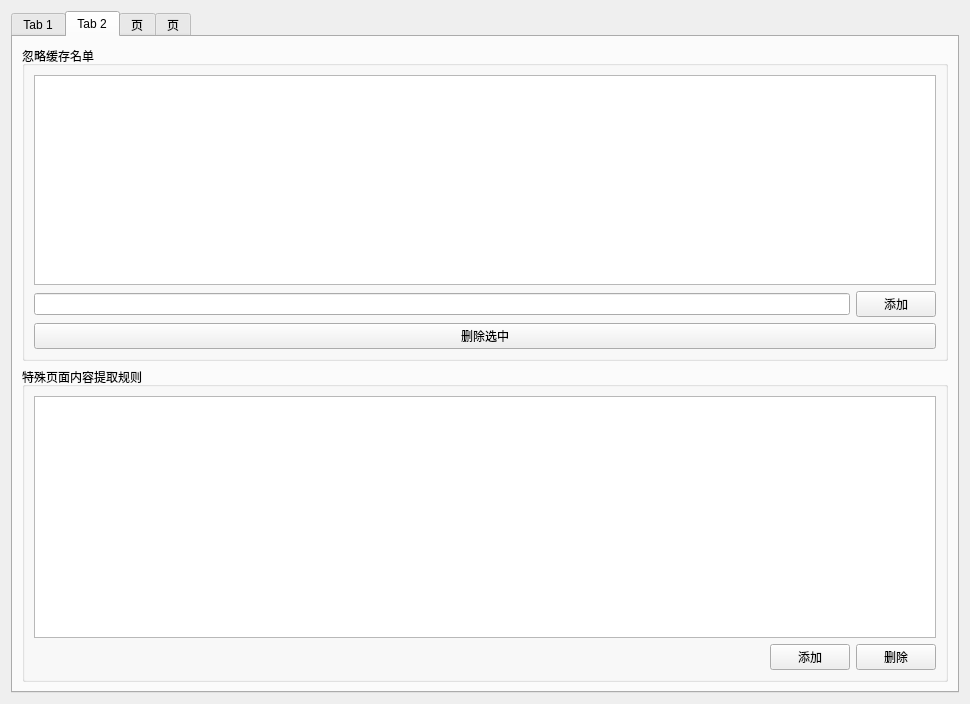
<?xml version="1.0" encoding="UTF-8"?>
<ui version="4.0">
 <class>Form</class>
 <widget class="QWidget" name="Form">
  <property name="geometry">
   <rect>
    <x>0</x>
    <y>0</y>
    <width>970</width>
    <height>704</height>
   </rect>
  </property>
  <property name="windowTitle">
   <string>Form</string>
  </property>
  <layout class="QGridLayout" name="gridLayout">
   <item row="0" column="0">
    <widget class="QTabWidget" name="tabWidget">
     <property name="currentIndex">
      <number>1</number>
     </property>
     <widget class="QWidget" name="tab">
      <attribute name="title">
       <string>Tab 1</string>
      </attribute>
      <layout class="QGridLayout" name="gridLayout_2">
       <item row="2" column="0">
        <widget class="QGroupBox" name="groupBox">
         <property name="title">
          <string>代理配置认证</string>
         </property>
         <layout class="QVBoxLayout" name="verticalLayout">
          <item>
           <widget class="QLabel" name="label_2">
            <property name="text">
             <string>代理平台选择</string>
            </property>
           </widget>
          </item>
          <item>
           <widget class="QComboBox" name="comboBox_proxy_platform_select"/>
          </item>
          <item>
           <widget class="QLabel" name="label_3">
            <property name="text">
             <string>用户名</string>
            </property>
           </widget>
          </item>
          <item>
           <widget class="QLineEdit" name="lineEdit__proxy_platform_user"/>
          </item>
          <item>
           <widget class="QLabel" name="label_4">
            <property name="text">
             <string>密码</string>
            </property>
           </widget>
          </item>
          <item>
           <widget class="QLineEdit" name="lineEdit__proxy_platform_pass"/>
          </item>
         </layout>
        </widget>
       </item>
       <item row="1" column="0">
        <widget class="QGroupBox" name="groupBox_2">
         <property name="title">
          <string>读取邮箱认证</string>
         </property>
         <layout class="QVBoxLayout" name="verticalLayout_2">
          <item>
           <widget class="QLabel" name="label_5">
            <property name="text">
             <string>用户名</string>
            </property>
           </widget>
          </item>
          <item>
           <widget class="QLineEdit" name="lineEdit_read_email_user"/>
          </item>
          <item>
           <widget class="QLabel" name="label_6">
            <property name="text">
             <string>密码</string>
            </property>
           </widget>
          </item>
          <item>
           <widget class="QLineEdit" name="lineEdit_read_email_pass"/>
          </item>
         </layout>
        </widget>
       </item>
       <item row="0" column="0">
        <widget class="QGroupBox" name="groupBox_3">
         <property name="title">
          <string>软件认证</string>
         </property>
         <layout class="QVBoxLayout" name="verticalLayout_3">
          <item>
           <widget class="QLabel" name="label">
            <property name="text">
             <string>秘钥</string>
            </property>
           </widget>
          </item>
          <item>
           <widget class="QLineEdit" name="lineEdit_app_auth"/>
          </item>
          <item>
           <widget class="QLabel" name="label_7">
            <property name="text">
             <string>认证过期时间:</string>
            </property>
           </widget>
          </item>
          <item>
           <widget class="QLabel" name="label_8">
            <property name="text">
             <string>2025-07-31</string>
            </property>
           </widget>
          </item>
         </layout>
        </widget>
       </item>
       <item row="3" column="0">
        <spacer name="verticalSpacer">
         <property name="orientation">
          <enum>Qt::Vertical</enum>
         </property>
         <property name="sizeHint" stdset="0">
          <size>
           <width>20</width>
           <height>40</height>
          </size>
         </property>
        </spacer>
       </item>
      </layout>
     </widget>
     <widget class="QWidget" name="tab_2">
      <attribute name="title">
       <string>Tab 2</string>
      </attribute>
      <layout class="QVBoxLayout" name="verticalLayout_4">
       <item>
        <widget class="QGroupBox" name="groupBox_4">
         <property name="title">
          <string>忽略缓存名单</string>
         </property>
         <layout class="QVBoxLayout" name="verticalLayout_5">
          <item>
           <widget class="QListWidget" name="listWidget_link_ignore"/>
          </item>
          <item>
           <layout class="QHBoxLayout" name="horizontalLayout">
            <item>
             <widget class="QLineEdit" name="lineEdit_link_ignore_input"/>
            </item>
            <item>
             <widget class="QPushButton" name="pushButton_link_ignore_add">
              <property name="text">
               <string>添加</string>
              </property>
             </widget>
            </item>
           </layout>
          </item>
          <item>
           <widget class="QPushButton" name="pushButton_link_ignore_del">
            <property name="text">
             <string>删除选中</string>
            </property>
           </widget>
          </item>
         </layout>
        </widget>
       </item>
       <item>
        <widget class="QGroupBox" name="groupBox_5">
         <property name="title">
          <string>特殊页面内容提取规则</string>
         </property>
         <layout class="QVBoxLayout" name="verticalLayout_6">
          <item>
           <widget class="QTableWidget" name="tableWidget_url_pattern"/>
          </item>
          <item>
           <layout class="QHBoxLayout" name="horizontalLayout_2">
            <item>
             <spacer name="horizontalSpacer">
              <property name="orientation">
               <enum>Qt::Horizontal</enum>
              </property>
              <property name="sizeHint" stdset="0">
               <size>
                <width>40</width>
                <height>20</height>
               </size>
              </property>
             </spacer>
            </item>
            <item>
             <widget class="QPushButton" name="pushButton_url_pattren_add">
              <property name="text">
               <string>添加</string>
              </property>
             </widget>
            </item>
            <item>
             <widget class="QPushButton" name="pushButton_url_pattren_del">
              <property name="text">
               <string>删除</string>
              </property>
             </widget>
            </item>
           </layout>
          </item>
         </layout>
        </widget>
       </item>
      </layout>
     </widget>
     <widget class="QWidget" name="tab_3">
      <attribute name="title">
       <string>页</string>
      </attribute>
      <layout class="QGridLayout" name="gridLayout_3">
       <item row="0" column="0">
        <widget class="QCheckBox" name="checkBox_data_gen_is_depend">
         <property name="text">
          <string>工具按钮独立显示</string>
         </property>
        </widget>
       </item>
       <item row="1" column="0">
        <spacer name="verticalSpacer_2">
         <property name="orientation">
          <enum>Qt::Vertical</enum>
         </property>
         <property name="sizeHint" stdset="0">
          <size>
           <width>20</width>
           <height>40</height>
          </size>
         </property>
        </spacer>
       </item>
      </layout>
     </widget>
     <widget class="QWidget" name="tab_4">
      <attribute name="title">
       <string>页</string>
      </attribute>
      <layout class="QVBoxLayout" name="verticalLayout_7">
       <item>
        <widget class="QLabel" name="label_title">
         <property name="text">
          <string>TextLabel</string>
         </property>
        </widget>
       </item>
       <item>
        <widget class="QLabel" name="label_version">
         <property name="text">
          <string>TextLabel</string>
         </property>
        </widget>
       </item>
       <item>
        <widget class="QLabel" name="label_desc">
         <property name="text">
          <string>TextLabel</string>
         </property>
        </widget>
       </item>
       <item>
        <widget class="QLabel" name="label_copyright">
         <property name="text">
          <string>TextLabel</string>
         </property>
        </widget>
       </item>
      </layout>
     </widget>
    </widget>
   </item>
  </layout>
 </widget>
 <resources/>
 <connections/>
</ui>
